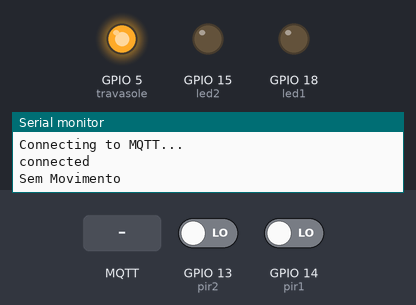
A sketch run on a simulated ESP8266 (NodeMCU). Shown: output pins drawn as LEDs (lit = HIGH), the last lines printed to the serial monitor. The inputs (shaded band) are chosen by the test bench; at power-on: GPIO 13 (pir2) LOW, GPIO 14 (pir1) LOW. WiFi joins after 1.5 s; servers stay silent unless stated; no MQTT or app messages arrive unless stated.

Above: at 2.7 s.
2.8 s: GPIO 13 (pir2) driven HIGH
At 7.9 s:
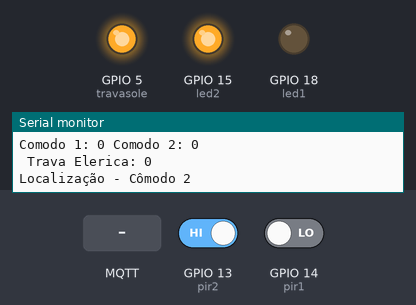
8.2 s: MQTT message "abre1" arrives on the first subscribed topic
At 17.3 s:
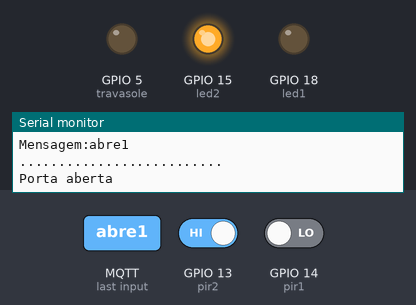
18.5 s: GPIO 14 (pir1) driven HIGH
At 22.3 s:
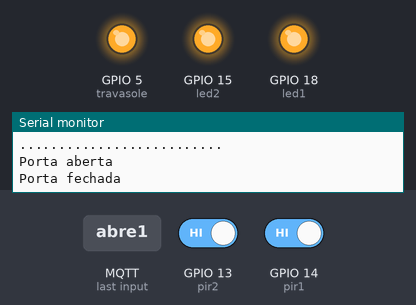
Timing chart, 0 to 23.8 s (numbered marks = the images above; inputs shaded):
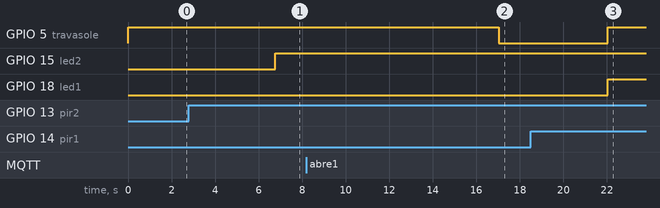

Measured:
- after the input at 2.8 s, GPIO 15 (led2): LOW → HIGH after 4.0 s
- after the input at 8.2 s, GPIO 5 (travasole): HIGH → LOW after 8.8 s
- after the input at 18.5 s, GPIO 18 (led1): LOW → HIGH after 3.5 s

The sketch:

Casa.ino
```cpp
#include <ssl_client.h>
#include <dummy.h>
#include <WiFiClientSecure.h>
#include <PubSubClient.h>

//Definicao das variaveis
const int pir1 = 14;
const int pir2 = 13;
const int led1 = 18;
const int led2 = 15;

int sinal1;
int sinal2;
int travasole = 5;//Pino de entrada onde é acionada a trava
int letrava;

const char* ssid = "Online Nery"; //Aqui o nome da sua rede local wi fi
const char* password =  "nery9134321"; // Aqui a senha da sua rede local wi fi

const char* mqttServer = "m15.cloudmqtt.com"; // Aqui o endereÃ§o do seu servidor fornecido pelo site
const int mqttPort =  13910; // Aqui mude para sua porta fornecida pelo site
const char* mqttUser = "poucpysi"; //  Aqui o nome de usuario fornecido pelo site
const char* mqttPassword = "YKqY0-hCcGXG"; //  Aqui sua senha fornecida pelo site
const char* mqttTopicSub ="Casa";

//Colocar a API Key para escrita neste campo
//Ela é fornecida no canal que foi criado na aba API Keys
String apiKey = "V0P1NNHAIWAIDTRI";//trocar pela API Write
const char* server = "api.thingspeak.com";

WiFiClient client;
WiFiClient espClient;
PubSubClient client_mqtt(espClient);

void mqtt_callback(char* topic, byte* payload, unsigned int length);

void trava (){
String comando;

 if (Serial.available()>0)
    {
        String comando = Serial.readStringUntil('\n'); //comando para leitura de uma String para abertura da porta
        //comando = Serial.read(); //comando usado caso eu queira acionar a trava apenas com um caractere

        if (comando == "abre1")
        {
           digitalWrite(travasole,LOW);
           Serial.print("Porta aberta");
           delay(5000);
           digitalWrite(travasole,HIGH);
           Serial.print("Porta fechada");

           }
  else {
          digitalWrite(travasole,HIGH);
          Serial.print("Porta fechada");
          }
digitalWrite(letrava,LOW);
    }
  }

void sensor_pir(){
  //Faz a leitura do sensor de presença (retorna HIGH ou LOW)
  sinal1 = digitalRead(pir1);
  sinal2 = digitalRead(pir2);

  if (sinal1 == HIGH){
    digitalWrite (led1, HIGH);
    delay(5000);
    Serial.println ("Localização - Cômodo 1");
    }
  if (sinal2 == HIGH) {
    digitalWrite (led2, HIGH);
    Serial.println ("Localização - Cômodo 2");
    delay(5000);
    }
    else {
      digitalWrite (led1, LOW);
      digitalWrite (led2, LOW);
      Serial.println ("Sem Movimento");
      }
  }

void setup() {
  Serial.begin(9600);
  WiFi.begin(ssid, password);
  pinMode (pir1, INPUT);
  pinMode (pir2, INPUT);
  pinMode (led1, OUTPUT);
  pinMode (led2, OUTPUT);
  pinMode(travasole, OUTPUT);
  digitalWrite(travasole, HIGH);

  while (WiFi.status() != WL_CONNECTED) {
    delay(500);
    Serial.println("Connecting to WiFi..");

  }
  Serial.println("Connected to the WiFi network");

  client_mqtt.setServer(mqttServer, mqttPort);
  client_mqtt.setCallback(callback);

  while (!client_mqtt.connected()) {
    Serial.println("Connecting to MQTT...");

    if (client_mqtt.connect("NodeMCU ESP32", mqttUser, mqttPassword )) {

      Serial.println("connected");

    } else {

      Serial.print("failed with state ");
      Serial.print(client_mqtt.state());
      delay(2000);

    }
  }
  //subscreve no tópico
  client_mqtt.subscribe(mqttTopicSub);
  client_mqtt.publish("Trava Eletrica","Palavra-chave");
  client_mqtt.subscribe("Porta Casa");

}

void callback(char* topic, byte* payload, unsigned int length) {

  //armazena msg recebida em uma sring
  payload[length] = '\0';
  String strMSG = String((char*)payload);


  Serial.print("Mensagem chegou do tópico: ");
  Serial.println(topic);
  Serial.print("Mensagem:");
  Serial.print(strMSG);
  Serial.println();
  Serial.println("..........................");

 letrava = digitalRead(travasole);

  //aciona saída conforme msg recebida
  if (strMSG == "abre1")
    {
        digitalWrite(travasole,LOW);
        Serial.println("Porta aberta");
        delay(5000);
        digitalWrite(travasole,HIGH);
        Serial.println("Porta fechada");
    }
if (strMSG == "abrir")
    {
        digitalWrite(travasole,LOW);
        Serial.println("Porta aberta");
    }
if (strMSG == "fechar")
    {
        digitalWrite(travasole,HIGH);
        Serial.println("Porta fechada");
    }
  }


//função pra reconectar ao servido MQTT
void reconect() {
  //Enquanto estiver desconectado
  while (!client_mqtt.connected()) {
   Serial.print("Tentando conectar ao servidor MQTT");

    bool conectado = strlen(mqttUser) > 0 ?
                     client_mqtt.connect("ESP8266Client", mqttUser, mqttPassword) :
                     client_mqtt.connect("ESP8266Client");

    if(conectado) {
      Serial.println("Conectado!");

      //subscreve no tópico
      client_mqtt.subscribe(mqttTopicSub, 1); //nivel de qualidade: QoS 1
    } else {
      Serial.println("Falha durante a conexão.Code: ");
      Serial.println( String(client_mqtt.state()).c_str());
      Serial.println("Tentando novamente em 10 s");

      //Aguarda 10 segundos
      delay(10000);
    }
  }
}


void loop() {
  if (!client_mqtt.connected()) {
    reconect();
  }
  client_mqtt.loop();
  trava ();
  sensor_pir();
  delay(5000);

  //Inicia um client TCP para o envio dos dados
  if (client.connect(server,80)) {
    String postStr = apiKey;
           postStr +="&amp;field1=";
           postStr += String(sinal1);
           postStr +="&amp;field2=";
           postStr += String(sinal2);
           postStr +="&amp;field3=";
           postStr += String(letrava);
           postStr += "\r\n\r\n";

     client.print("POST /update HTTP/1.1\n");
     client.print("Host: api.thingspeak.com\n");
     client.print("Connection: close\n");
     client.print("X-THINGSPEAKAPIKEY: "+apiKey+"\n");
     client.print("Content-Type: application/x-www-form-urlencoded\n");
     client.print("Content-Length: ");
     client.print(postStr.length());
     client.print("\n\n");
     client.print(postStr);

     //Logs na porta serial
     Serial.print("Comodo 1: ");
     Serial.print(sinal1);
     Serial.print(" Comodo 2: ");
     Serial.println(sinal2);
     Serial.print(" Trava Elerica: ");
     Serial.println(letrava);
     }
  client.stop();
}
```
